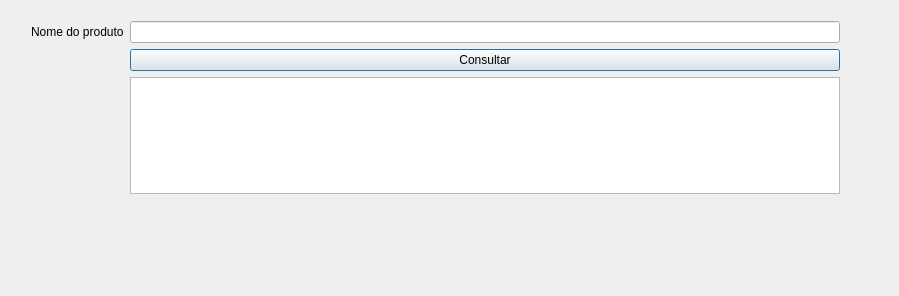
<?xml version="1.0" encoding="UTF-8"?>
<ui version="4.0">
 <class>consulta_form</class>
 <widget class="QDialog" name="consulta_form">
  <property name="geometry">
   <rect>
    <x>0</x>
    <y>0</y>
    <width>899</width>
    <height>296</height>
   </rect>
  </property>
  <property name="windowTitle">
   <string>Consulta Produto</string>
  </property>
  <widget class="QWidget" name="formLayoutWidget">
   <property name="geometry">
    <rect>
     <x>20</x>
     <y>10</y>
     <width>831</width>
     <height>241</height>
    </rect>
   </property>
   <layout class="QFormLayout" name="formLayout">
    <item row="0" column="0">
     <widget class="QLabel" name="label">
      <property name="text">
       <string>Nome do produto</string>
      </property>
     </widget>
    </item>
    <item row="0" column="1">
     <widget class="QLineEdit" name="consultaNomeProduto"/>
    </item>
    <item row="1" column="1">
     <widget class="QPushButton" name="botaoConsulta">
      <property name="text">
       <string>Consultar</string>
      </property>
     </widget>
    </item>
    <item row="2" column="1">
     <widget class="QTextBrowser" name="textBrowser"/>
    </item>
    <item row="3" column="1">
     <spacer name="horizontalSpacer">
      <property name="orientation">
       <enum>Qt::Horizontal</enum>
      </property>
      <property name="sizeHint" stdset="0">
       <size>
        <width>40</width>
        <height>20</height>
       </size>
      </property>
     </spacer>
    </item>
    <item row="4" column="1">
     <widget class="QLabel" name="retorno">
      <property name="text">
       <string/>
      </property>
      <property name="alignment">
       <set>Qt::AlignCenter</set>
      </property>
     </widget>
    </item>
   </layout>
  </widget>
 </widget>
 <layoutdefault spacing="6" margin="11"/>
 <resources/>
 <connections/>
</ui>
